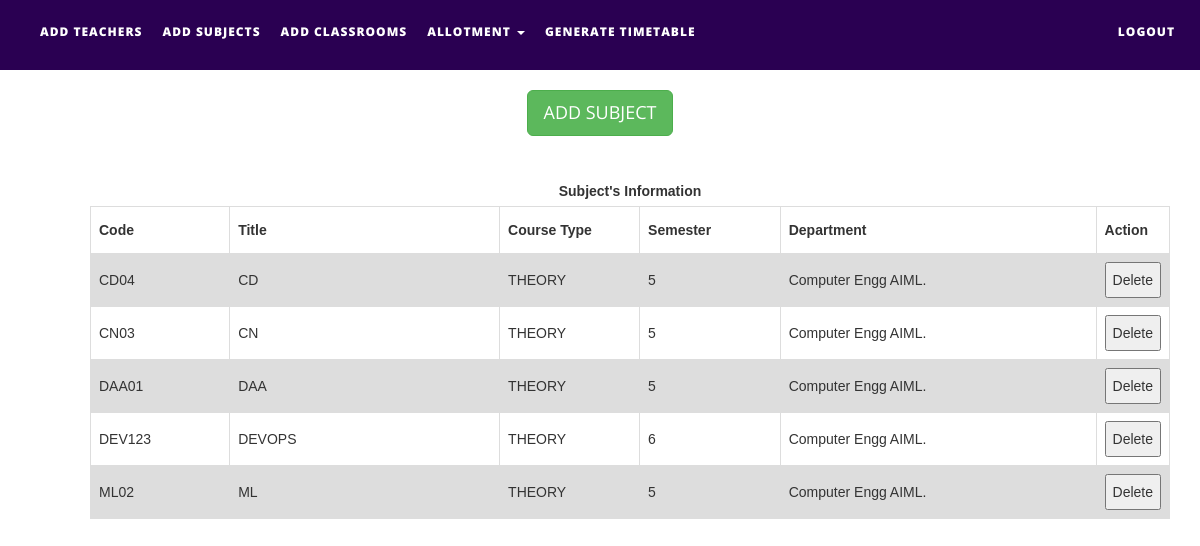
Page /index.html/addsubjects.php on the committed database.
### tables this page shows
CREATE TABLE `subjects` (
  `subject_code` varchar(10) NOT NULL,
  `subject_name` varchar(50) NOT NULL,
  `course_type` varchar(15) NOT NULL,
  `semester` int(1) NOT NULL,
  `department` varchar(50) NOT NULL,
  `isAlloted` int(1) NOT NULL,
  `allotedto` text NOT NULL,
  `allotedto2` text NOT NULL,
  `allotedto3` text NOT NULL
);

### index.html/addsubjects.php (the view, shortened to what this page needs)
<!DOCTYPE html>
<html xmlns="http://www.w3.org/1999/xhtml">
<head>
    <link href="assets/css/bootstrap.css" rel="stylesheet"/>
    <link href="assets/css/font-awesome.min.css" rel="stylesheet"/>
    <link href="assets/css/flexslider.css" rel="stylesheet"/>
    <link href="assets/css/style.css" rel="stylesheet"/>
</head>
<body>
<div class="navbar navbar-inverse navbar-fixed-top " id="menu">
    <div class="container">
        <div class="navbar-collapse collapse move-me">
            <ul class="nav navbar-nav navbar-left">
                <li><a href="addteachers.php">ADD TEACHERS</a></li>
                <li><a href="addsubjects.php">ADD SUBJECTS</a></li>
                <li><a href="addclassrooms.php">ADD CLASSROOMS</a></li>
                <li class="dropdown"><a class="dropdown-toggle" data-toggle="dropdown" aria-expanded="false">ALLOTMENT
                        <span class="caret"></span></a>
                </li>
                <li><a href="generatetimetable.php">GENERATE TIMETABLE</a></li>
            </ul>
            <ul class="nav navbar-nav navbar-right">
                <li><a href="index.php">LOGOUT</a></li>
            </ul>
        </div>
    </div>
</div>
<br>
<div align="center" style="margin-top: 20px">
    <button id="subjectmanual" class="btn btn-success btn-lg">ADD SUBJECT</button>
</div>
<div>
    <br>
    <table id=subjectstable style="margin-left: 90px">
        <caption><strong> Subject's Information</strong></caption>
        <tr>
            <th width="150">Code</th>
            <th width=300>Title</th>
            <th width=150>Course Type</th>
            <th width="150">Semester</th>
            <th width="350">Department</th>
            <th width="40">Action</th>
        </tr>
        <?php
        $q = mysqli_query(mysqli_connect("localhost","id20469554_root","a@/jC1T-JrdVL5M!","id20469554_ttms"),
            "SELECT * FROM subjects ORDER BY subject_code ASC ");
        while ($row = mysqli_fetch_assoc($q)) {
            echo "<tr><td>{$row['subject_code']}</td>
                    <td>{$row['subject_name']}</td>
                    <td>{$row['course_type']}</td>
                    <td>{$row['semester']}</td>
                     <td>{$row['department']}</td>
                     <td><button>Delete</button></td>
                    </tr>\n";
        }
        ?>
    </table>
</div>
</body>
</html>

### index.html/assets/css/style.css (style rules this page uses)
#menu { background-color: rgb(42, 0, 82); color: #fff; font-size: 12px; font-weight: 900; letter-spacing: 1px; min-height: 70px; }
.navbar-inverse { border-color: transparent; }
.navbar-inverse .navbar-nav > li > a, .navbar-inverse .navbar-nav > li > a:hover { color: #FFF; padding: 22px 10px; }

### index.html/addsubjects.php (style rules this page uses)
table { margin-top: 10px; font-family: arial, sans-serif; border-collapse: collapse; margin-left: 50px; width: 90%; }
td, th { border: 1px solid #dddddd; text-align: left; padding: 8px; }
tr:nth-child(even) { background-color: #dddddd; }

### rows in the picture
subjects: subject_code "CD04", subject_name "CD", course_type "THEORY", semester "5", department "Computer Engg AIML."
subjects: subject_code "CN03", subject_name "CN", course_type "THEORY", semester "5", department "Computer Engg AIML."
subjects: subject_code "DAA01", subject_name "DAA", course_type "THEORY", semester "5", department "Computer Engg AIML."
subjects: subject_code "DEV123", subject_name "DEVOPS", course_type "THEORY", semester "6", department "Computer Engg AIML."
subjects: subject_code "ML02", subject_name "ML", course_type "THEORY", semester "5", department "Computer Engg AIML."
